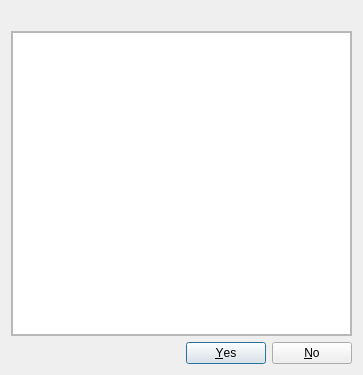
<?xml version="1.0" encoding="UTF-8"?>
<ui version="4.0">
 <class>Orca::Plugin::Core::AddToVcsDialog</class>
 <widget class="QDialog" name="Orca::Plugin::Core::AddToVcsDialog">
  <property name="geometry">
   <rect>
    <x>0</x>
    <y>0</y>
    <width>363</width>
    <height>375</height>
   </rect>
  </property>
  <property name="minimumSize">
   <size>
    <width>200</width>
    <height>200</height>
   </size>
  </property>
  <property name="baseSize">
   <size>
    <width>300</width>
    <height>500</height>
   </size>
  </property>
  <property name="windowTitle">
   <string>Dialog</string>
  </property>
  <layout class="QVBoxLayout" name="verticalLayout_2">
   <item>
    <widget class="QLabel" name="addFilesLabel">
     <property name="text">
      <string/>
     </property>
    </widget>
   </item>
   <item>
    <widget class="QScrollArea" name="scrollArea">
     <property name="widgetResizable">
      <bool>true</bool>
     </property>
     <widget class="QWidget" name="scrollAreaWidgetContents">
      <property name="geometry">
       <rect>
        <x>0</x>
        <y>0</y>
        <width>341</width>
        <height>300</height>
       </rect>
      </property>
      <layout class="QVBoxLayout" name="verticalLayout">
       <property name="leftMargin">
        <number>0</number>
       </property>
       <property name="topMargin">
        <number>0</number>
       </property>
       <property name="rightMargin">
        <number>0</number>
       </property>
       <property name="bottomMargin">
        <number>0</number>
       </property>
       <item>
        <widget class="QListWidget" name="filesListWidget">
         <property name="selectionMode">
          <enum>QAbstractItemView::NoSelection</enum>
         </property>
         <property name="selectionBehavior">
          <enum>QAbstractItemView::SelectRows</enum>
         </property>
        </widget>
       </item>
      </layout>
     </widget>
    </widget>
   </item>
   <item>
    <widget class="QDialogButtonBox" name="buttonBox">
     <property name="orientation">
      <enum>Qt::Horizontal</enum>
     </property>
     <property name="standardButtons">
      <set>QDialogButtonBox::No|QDialogButtonBox::Yes</set>
     </property>
    </widget>
   </item>
  </layout>
 </widget>
 <resources/>
 <connections>
  <connection>
   <sender>buttonBox</sender>
   <signal>accepted()</signal>
   <receiver>Orca::Plugin::Core::AddToVcsDialog</receiver>
   <slot>accept()</slot>
   <hints>
    <hint type="sourcelabel">
     <x>248</x>
     <y>254</y>
    </hint>
    <hint type="destinationlabel">
     <x>157</x>
     <y>274</y>
    </hint>
   </hints>
  </connection>
  <connection>
   <sender>buttonBox</sender>
   <signal>rejected()</signal>
   <receiver>Orca::Plugin::Core::AddToVcsDialog</receiver>
   <slot>reject()</slot>
   <hints>
    <hint type="sourcelabel">
     <x>316</x>
     <y>260</y>
    </hint>
    <hint type="destinationlabel">
     <x>286</x>
     <y>274</y>
    </hint>
   </hints>
  </connection>
 </connections>
</ui>
